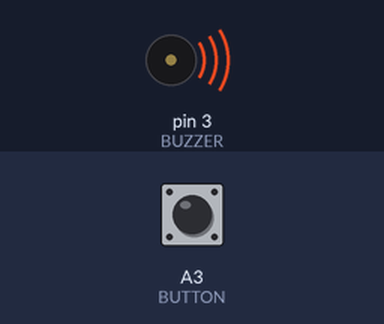
Bench run of a sketch on a simulated Arduino Uno, built with avr-gcc and run on an emulated ATmega328P. On the bench: buzzer (waves = sounding, pin HIGH). Inputs (shaded band) come from the test bench; at power-on: A3 (BUTTON) HIGH.

Above: at 1.2 s.
1.3 s: A3 (BUTTON) pulled LOW for 0.15 s
At 1.37 s:
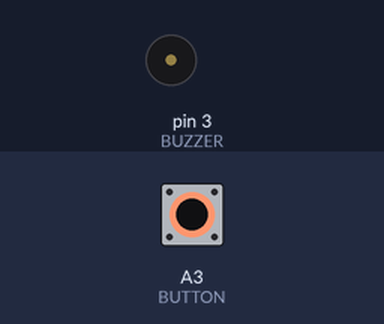
2.9 s: A3 (BUTTON) pulled LOW for 3.2 s
At 6.6 s:
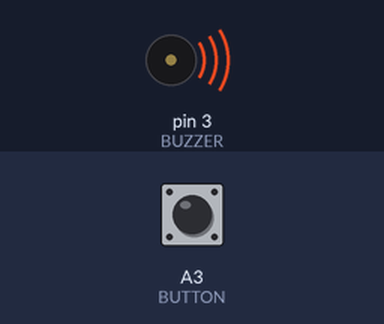
Timing chart, 0 to 8.1 s (numbered marks = the images above; inputs shaded):
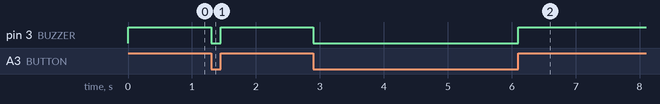

Measured:
- after the input at 1.3 s, pin 3 (BUZZER): HIGH → LOW at once, → HIGH 0.15 s later
- after the input at 2.9 s, pin 3 (BUZZER): HIGH → LOW at once, → HIGH 3.2 s later

The sketch:

Buzzer-Test_v1.ino
```cpp
//ARMUINO: El botón 3 activa el zumbador
#define BUZZER 3 // El zumbador está en el pin D3
#define BUTTON A3 // El botón está en el pin A3

void setup() {
  pinMode(BUTTON, INPUT);
  pinMode(BUZZER, OUTPUT);
  digitalWrite(BUZZER,HIGH); //Apaga el zumbador
}

void loop() {
  if(!digitalRead(BUTTON)){
    digitalWrite(BUZZER,LOW);//Enciende el zumbador
  }
  else{
    digitalWrite(BUZZER,HIGH); //Apaga el zumbador
  }
}
```
